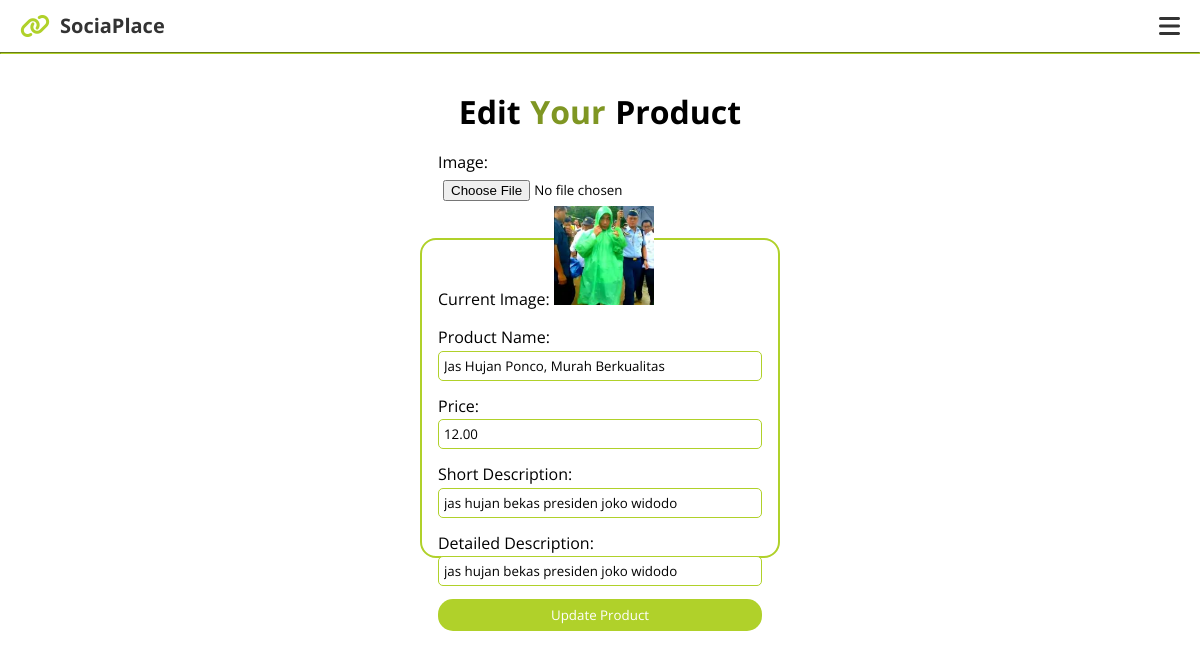
Page /Main/Seller/edit.php?id=8 (signed in) on the committed database.
### tables this page shows
CREATE TABLE `seller_post` (
  `id` int(11) NOT NULL,
  `preview` varchar(255) NOT NULL,
  `nama` varchar(255) NOT NULL,
  `price` decimal(10,2) NOT NULL,
  `mini_desc` varchar(255) NOT NULL,
  `detail_desc` text NOT NULL,
  `seller_id` int(11) DEFAULT NULL
);

### Main/Seller/edit.php (the view, shortened to what this page needs)
<?php
include('../connect.php');
$id = $_GET['id'];
$queryData = "SELECT * FROM seller_post WHERE id = $id";
$result = mysqli_query($connect, $queryData);
$data = mysqli_fetch_assoc($result);
?>
<!DOCTYPE html>
<html lang="en">
<head>
      <link rel="stylesheet" href="../../Style/style.css">
      <link rel="stylesheet" href="../../Style/add.css">
    <link rel="stylesheet" href="https://cdnjs.cloudflare.com/ajax/libs/font-awesome/6.7.1/css/all.min.css" />
</head>
<body>
<nav class="nav__wrapper">
    <div class="nav__container">
        <div class="logo">
            <i class="fa-solid fa-link logo__symbol"></i>
            <h1 class="logo__text">SociaPlace</h1>
        </div>
        <button class="menu__button" id="menu-toggle" onclick="toggleMenu()">
            <i class="fa-solid fa-bars" id="burger"></i>
        </button>
    </div>
</nav>
<hr>
        <div class="index__title">
        <h1 class="title__text">
            Edit <span>Your</span> Product
        </h1>
    </div>
    <div class="container">
        <div class="wrapper edit">
                <form action="" method="POST" enctype="multipart/form-data">
                <div>
                    <label for="image">Image:</label>
                    <input type="file" name="image" id="image">
                    <?php
                        if (isset($data['preview'])) {
                            echo "<p>Current Image: <img src='../../Image/{$data['preview']}' alt='Image Preview' width='100'></p>";
                        }
                    ?>
                </div>
                <div class="border">
                    <label for="nama">Product Name:</label>
                    <input type="text" name="nama" id="nama" value="<?=$data['nama']?>" required>
                </div>
                <div class="border">
                    <label for="price">Price:</label>
                    <input type="number" name="price" id="price" value="<?=$data['price']?>" required>
                </div>
                <div class="border">
                    <label for="mini_desc">Short Description:</label>
                    <input type="text" name="mini_desc" id="mini_desc" value="<?=$data['mini_desc']?>" required>
                </div>
                <div class="border">
                    <label for="detail_desc">Detailed Description:</label>
                    <input type="text" name="detail_desc" id="detail_desc" value="<?=$data['detail_desc']?>" required>
                </div>
                <button type="submit" name="btn">Update Product</button>
            </form>
        </div>
    </div>
</body>
</html>

### Style/style.css (style rules this page uses)
* { margin: 0; padding: 0; box-sizing: border-box; max-width: 100%; }
body, html { overflow-x: hidden; }
body { font-family: 'Poppins', sans-serif; line-height: 1.6; }
hr { border-color: #b0d12a; color: #b0d12a; }
.index__title { display: flex; justify-content: center; align-items: center; width: 100vw; margin-top: 2rem; margin-bottom: 1rem; }
.title__text { display: flex; flex-wrap: wrap; justify-content: center; align-items: center; }
.title__text span { color: #7f9623; margin-left: .6rem; margin-right: .6rem; }
.nav__wrapper { background-color:transparent; padding: 10px 20px; }
.nav__container { display: flex; justify-content: space-between; align-items: center; position: relative; }
.logo { display: flex; align-items: center; }
.logo__symbol { font-size: 24px; color: #b0d12a; margin-right: 10px; }
.logo__text { font-size: 20px; font-weight: bold; color: #333; }
.menu__button { display: flex; justify-content: center; align-items: center; background: none; border: none; cursor: pointer; font-size: 20px; }
#burger, #cancel { font-size: 24px; color: #333; }

### Style/add.css (style rules this page uses)
*, html { padding: 0; margin: 0; box-sizing: border-box; font-family: 'Open Sans', sans-serif; }
.container { width: 100vw; height: 100vh; padding: 1rem; display: flex; justify-content: center; align-items: center; }
.wrapper { position: absolute; top: 25%; display: flex; flex-direction: column; justify-content: center; align-items: center; width: 30%; height: 45vh; border: 2px solid #b0d12a; border-radius: 1rem; padding: 1rem; }
.edit { position: absolute; top: 25%; display: flex; flex-direction: column; justify-content: center; align-items: center; width: 30vw; height: 68vh; border: 2px solid #b0d12a; border-radius: 1rem; padding: 1rem; }
.wrapper div { margin-bottom: .8rem; }
.wrapper div input { border-radius: 5px; padding: 5px; width: 30vw; }
.border input { border: 1px solid #b0d12a; }
.wrapper button { border: none; background-color: #b0d12a; color: white; width: 30vw; border-radius: 15px; height: 2rem; margin-bottom: 1rem; }
@media (min-width:1024px) { .wrapper { width: 30%; height: 20rem; padding: 1rem; } }
@media (min-width:1024px) { .wrapper div input { width: 100%; } }

### rows in the picture
seller_post: preview (picture), nama "Jas Hujan Ponco, Murah Berkualitas", price "12.00", mini_desc "jas hujan bekas presiden joko widodo", detail_desc "jas hujan bekas presiden joko widodo"
